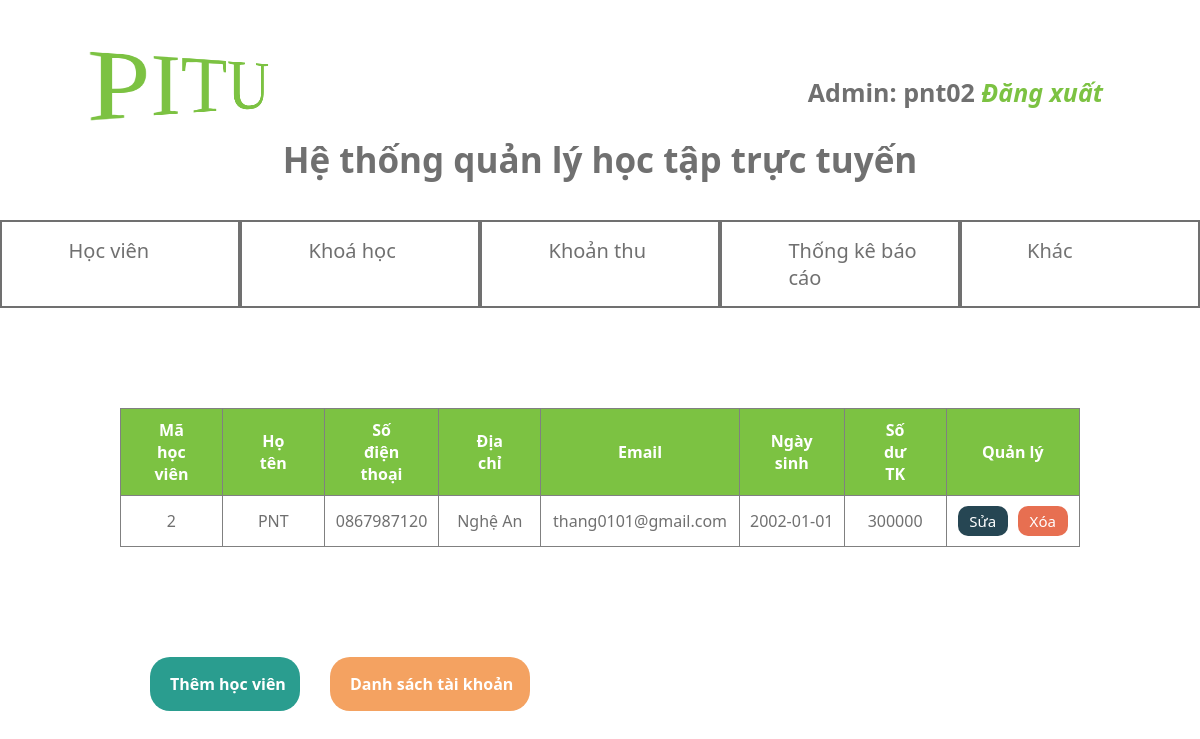
The app's page /project/admin/index.php (signed in) with its own data.
### tables this page shows
CREATE TABLE `student` (
  `studentID` int(11) NOT NULL,
  `studentName` varchar(50) NOT NULL,
  `studentPhone` char(10) NOT NULL,
  `studentAdress` varchar(50) NOT NULL,
  `studentEmail` char(30) NOT NULL,
  `studentDate_Birth` date NOT NULL,
  `studentMoney` double NOT NULL,
  `accountID` int(11) NOT NULL
);

### project/admin/dssinhvien.php (the view, shortened to what this page needs)
<?php
    include "connect.php";
    $sql = "SELECT * FROM student ";
    $res = mysqli_query($connect, $sql);
?>
<div class="dssinhvien">
    <table align="center" border="1">
        <tr class="title">
            <th>Mã học viên</th>
            <th>Họ tên</th>
            <th>Số điện thoại</th>
            <th>Địa chỉ</th>
            <th>Email</th>
            <th>Ngày sinh</th>
            <th>Số dư TK</th>
            <th>Quản lý</th>
        </tr>
        <?php
            while($row= mysqli_fetch_assoc($res)){
                echo '
                    <tr>
                        <td><a href="">'.$row["studentID"].'</a></td>
                        <td><a href="">'.$row["studentName"].'</a></td>
                        <td><a href="">'.$row["studentPhone"].'</a></td>
                        <td><a href="">'.$row["studentAdress"].'</a></td>
                        <td><a href="">'.$row["studentEmail"].'</a></td>
                        <td><a href="">'.$row["studentDate_Birth"].'</a></td>
                        <td><a href="">'.$row["studentMoney"].'</a></td>
                        <td class="confirm">'?>
                            <form method="post" action="xoasinhvien.php">
                                <input style="margin-right: 10px" onclick="window.location = 'index.php?quanly=suasv&id=<?php echo $row['studentID']; ?>'" type="button" value="Sửa"/>
                                <input onclick="return confirm('Bạn có chắc muốn xóa sinh viên <?= $row['studentName']?> không?');" type="submit" name="delete" value="Xóa"/>
                            </form>
                    </td>
                    </tr>
                <?php ;
            }
        ?>
    </table>
    <div class="btn_add">
        <a href="index.php?quanly=themsv" class="indam">
            <span class="btn-themhv">Thêm học viên</span>
        </a>
        <a href="index.php?quanly=taikhoan" class="indam">
            <span class="btn-dstk">Danh sách tài khoản</span>
        </a>
    </div>
</div>

### project/admin/head.php (style rules this page uses)
* { padding: 0; margin: 0; }

### project/admin/menu.php (style rules this page uses)
* { padding: 0; margin: 0; }

### project/admin/dssinhvien.php (style rules this page uses)
* { padding: 0; margin: 0; font-family: 'Segoe UI', Tahoma, Geneva, Verdana, sans-serif; box-sizing: border-box; }
table { width: 80%; border-collapse: collapse; margin: 100px auto; text-align: center; }
.dssinhvien .title { background: #7CC242; }
table th { color: #fff; padding:10px 30px; }
table td { width: 100px; padding:10px 10px; border-spacing: 0px; }
table td a { text-decoration: none; color: #707070; }
.btn_add { display: flex; }
.btn-themhv { display: flex; width: 150px; background: #2A9D8F; padding:15px 20px; margin: 10px 0; margin-left: 150px; line-height: 1.5; cursor: pointer; white-space: nowrap; border-radius: 20px; }
.btn-dstk { display: flex; width: 200px; background: #F4A261; padding:15px 20px; margin: 10px 30px; line-height: 1.5; cursor: pointer; white-space: nowrap; border-radius: 20px; }
.indam { font-weight: bold; }
a { display: inline-block; color: #fff; text-decoration: none; }
.confirm form { display: inline-flex; }
.confirm input { font-size: 15px; background: #264653; padding:0 10px; color: #fff; width: 50px; height: 30px; cursor: pointer; border: none; border-radius: 10px; }
.confirm input[type='submit'] { background: #E76F51; }

### records on screen
student: studentID "2", studentName "PNT", studentPhone "0867987120", studentAdress "Nghệ An", studentEmail "thang0101@gmail.com", studentDate_Birth "2002-01-01", studentMoney "300000"

### other values on screen
$_SESSION['name'] "pnt02"
